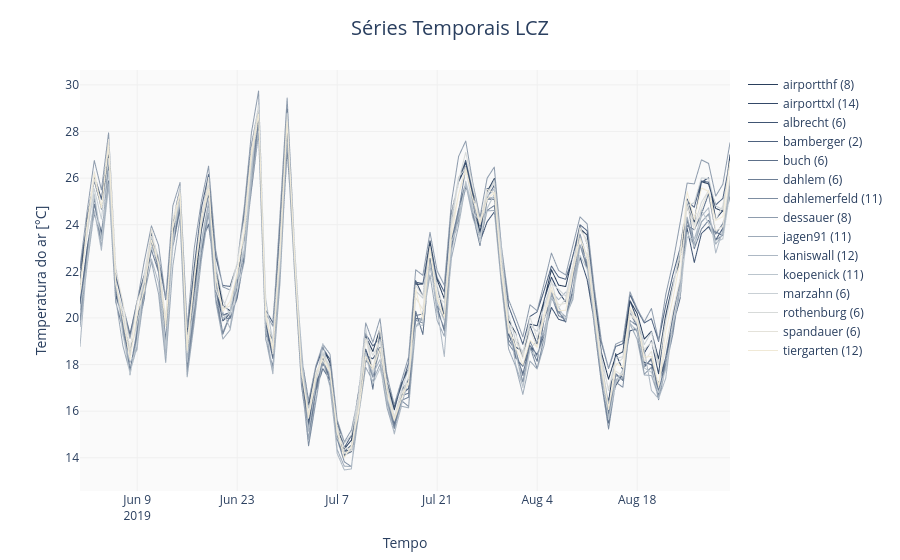

The cell this chart's notebook holds for it:
### Code cell
# Portuguese labels — same data, different lang=
fig_ts_pt = lcz_ts(
    map_path, df,
    var="airT", station_id="station",
    time_freq="day",
    year=2019, month=[6, 7, 8],
    lang="pt",
)
fig_ts_pt.show()
